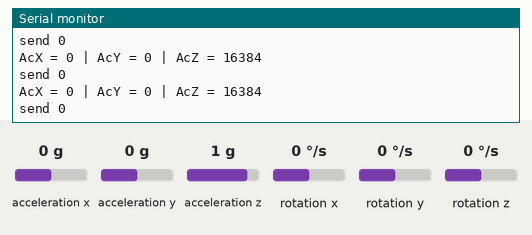
This sketch was run on a simulated Arduino Uno, built with avr-gcc and run on an emulated ATmega328P. On the bench: the last lines printed to the serial monitor. Wiring (inferred from the names in the program): MPU-6050 motion sensor at I2C address 0x68. The test bench sets the inputs (shaded band); at power-on: acceleration x 0 g, acceleration y 0 g, acceleration z 1 g, rotation x 0 °/s, rotation y 0 °/s, rotation z 0 °/s. No radio packets arrive unless stated.

Above: at 1.2 s.
1.3 s: acceleration x set to -1.4 g
At 1.9 s:
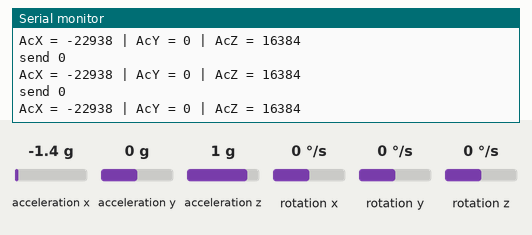
2.8 s: acceleration y set to -1.4 g
At 2.9 s:
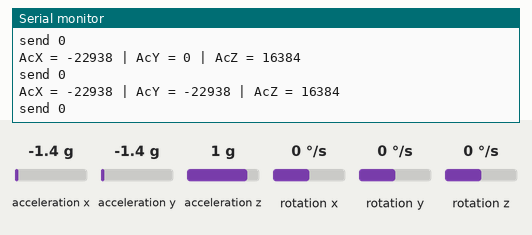
4.3 s: acceleration z set to -1.4 g
At 4.39 s:
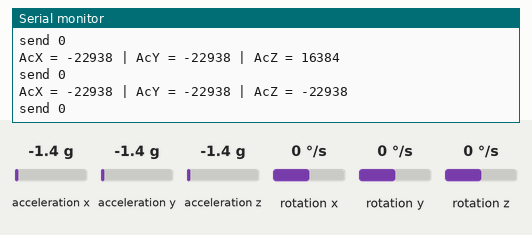
5.8 s: acceleration x set to 0 g
At 5.82 s:
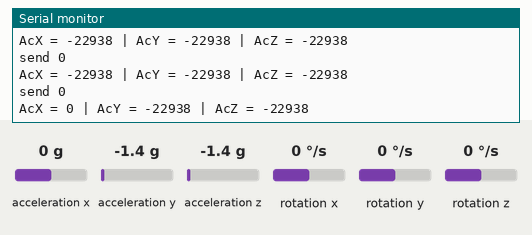
8.8 s: acceleration x set to -0.8 g
At 8.92 s:
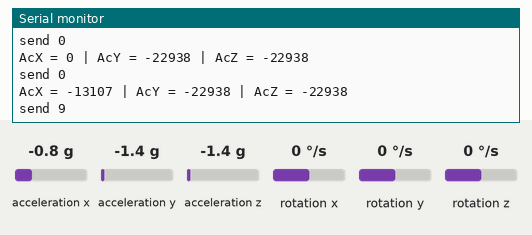
11.8 s: acceleration y set to 0.8 g
At 11.84 s:
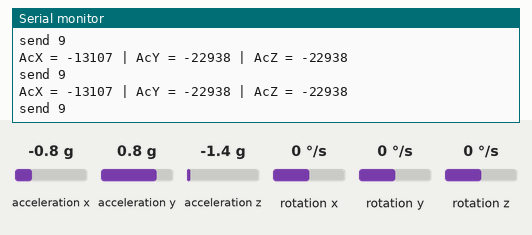
Timing chart, 0 to 14.8 s (numbered marks = the images above; inputs shaded):
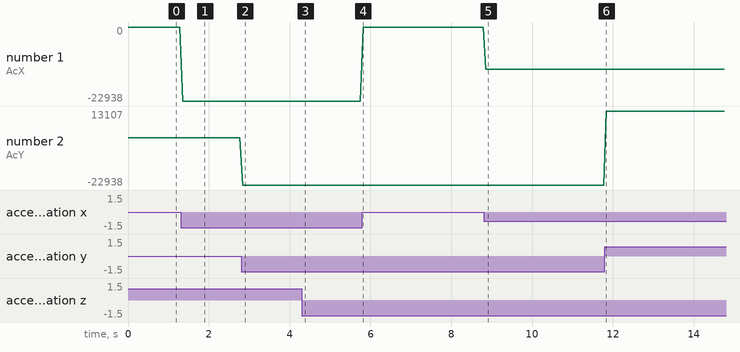

Measured:
- after the input at 1.3 s, the serial monitor: prints a new line after 0.05 s (image 1)
- after the input at 2.8 s, the serial monitor: prints a new line at once (image 2)
- after the input at 4.3 s, the serial monitor: prints a new line at once (image 3)
- after the input at 5.8 s, the serial monitor: prints a new line at once (image 4)
- after the input at 8.8 s, the serial monitor: prints a new line after 0.06 s (image 5)
- plotted number 1: 0 → -22938 after the input at 1.3 s, 0 → -13107 after the input at 8.8 s
- plotted number 2: -22938 → 13107 after the input at 11.8 s

The sketch:

tx_code.ino
```cpp
#include<Wire.h>
const int MPU_addr=0x68;  // I2C address of the MPU-6050
int16_t AcX,AcY,AcZ;

#include <VirtualWire.h>
char *controller;
int t = 5;
void setup() {


  Wire.begin();
  Wire.beginTransmission(MPU_addr);
  Wire.write(0x6B);  // PWR_MGMT_1 register
  Wire.write(0);     // set to zero (wakes up the MPU-6050)
  Wire.endTransmission(true);
  Serial.begin(9600);    // 9600

  vw_set_ptt_inverted(true); //
  vw_set_tx_pin(10);
  vw_setup(2000);// speed of data transfer Kbps

}

void loop() {
Wire.beginTransmission(MPU_addr);
  Wire.write(0x3B);  // starting with register 0x3B (ACCEL_XOUT_H)
  Wire.endTransmission(false);
  Wire.requestFrom(MPU_addr,14,true);  // request a total of 14 registers
  AcX=Wire.read()<<8|Wire.read();  // 0x3B (ACCEL_XOUT_H) & 0x3C (ACCEL_XOUT_L)
  AcY=Wire.read()<<8|Wire.read();  // 0x3D (ACCEL_YOUT_H) & 0x3E (ACCEL_YOUT_L)
  AcZ=Wire.read()<<8|Wire.read();  // 0x3F (ACCEL_ZOUT_H) & 0x40 (ACCEL_ZOUT_L)

  Serial.print("AcX = "); Serial.print(AcX);
  Serial.print(" | AcY = "); Serial.print(AcY);
  Serial.print(" | AcZ = "); Serial.println(AcZ);


  if ( AcX < -6000  && AcX > -10000 )
  {
      Serial.println("send 8");
      controller="8";
      vw_send((uint8_t *)controller, strlen(controller));
      vw_wait_tx();

      //delay(t);
  }
  else if (AcX < -10000  && AcX > -18000  )
  {
      Serial.println("send 9");
      controller="9";
      vw_send((uint8_t *)controller, strlen(controller));
      vw_wait_tx();
      delay(t);
  }

  else if ( AcX > 6000  && AcX < 10000 )
  {
      Serial.println("send 2");
      controller="2";
      vw_send((uint8_t *)controller, strlen(controller));
      vw_wait_tx();
      delay(t);
  }

  else if ( AcX > 10000  && AcX < 18000 )
  {
      Serial.println("send 1");
      controller="1";
      vw_send((uint8_t *)controller, strlen(controller));
      vw_wait_tx();
      delay(t);
  }

  else if ( AcY > 6000  && AcY < 10000 )
  {
      Serial.println("send 6");
      controller="6";
      vw_send((uint8_t *)controller, strlen(controller));
      vw_wait_tx();
      delay(t);
  }
   else if ( AcY > 10000  && AcY < 18000 )
  {
      Serial.println("send 7");
      controller="7";
      vw_send((uint8_t *)controller, strlen(controller));
      vw_wait_tx();
      delay(t);
  }

  else if ( AcY < -6000  && AcY > -10000 )
  {
      Serial.println("send 4");
      controller="4";
      vw_send((uint8_t *)controller, strlen(controller));
      vw_wait_tx();
      delay(t);
  }
  else if ( AcY < -10000  && AcY > -18000 )
  {
      Serial.println("send 3");
      controller="3";
      vw_send((uint8_t *)controller, strlen(controller));
      vw_wait_tx();
      delay(t);
  }
  else {
      Serial.println("send 0");
      controller="0";
      vw_send((uint8_t *)controller, strlen(controller));
      vw_wait_tx();
      delay(t);
  }


}
```
